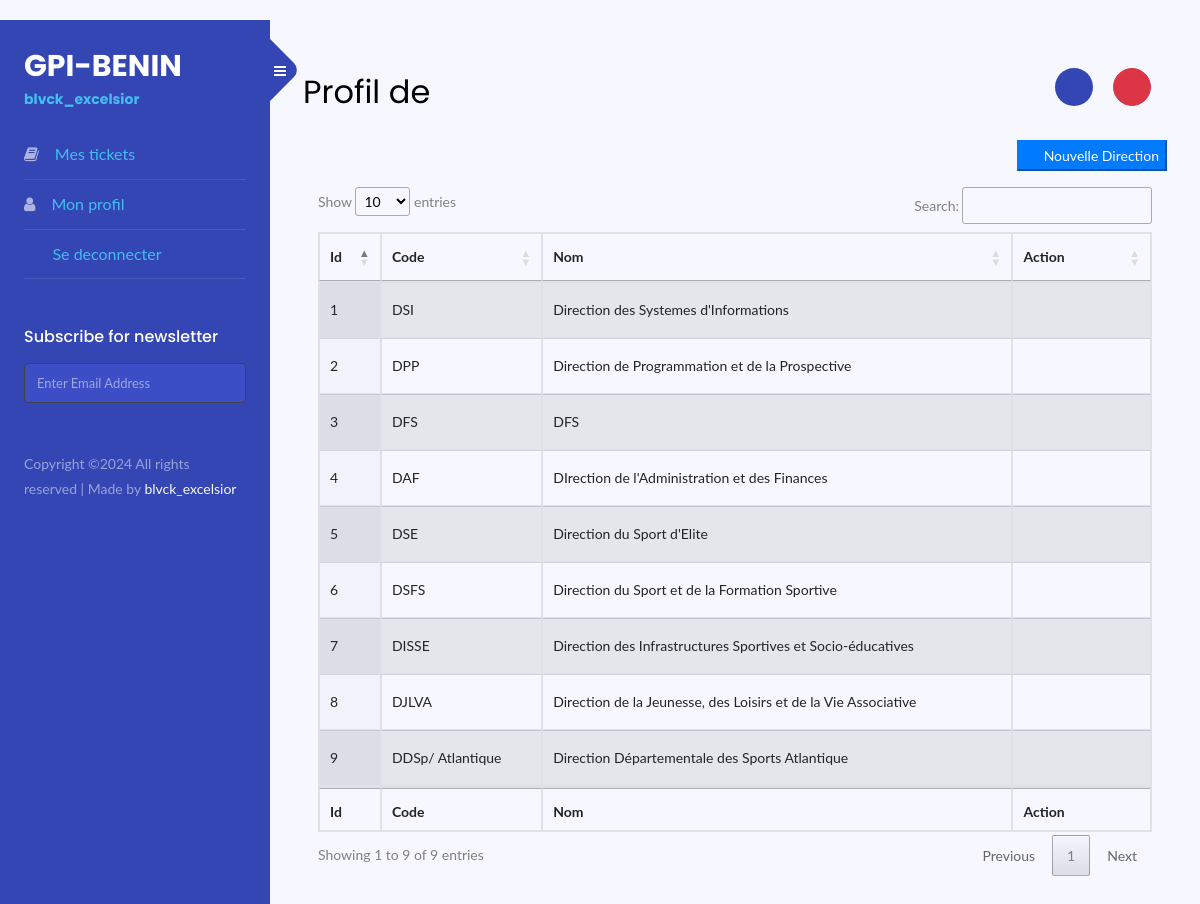
The app's page /directions/ with its own data.
### users/models.py (models this page shows, shortened)
class Direction(models.Model):
    code = models.CharField(_("Code de la direction"), max_length=50, unique=True)
    nom = models.CharField(_("Nom de la direction"), max_length=255, unique=True)
    created_at = models.DateTimeField(auto_now_add=True, null=True)
    updated_at = models.DateTimeField(auto_now=True)
    class Meta:
        verbose_name = 'Direction'
        verbose_name_plural = 'Directions'

### directions/views.py (the view)
# urls.py: path("", views.DirectionListView.as_view(), name="list-direction"),
class DirectionListView(View):
    template_name="directions/list.html"
    form_class= DirectionForm
    directions = Direction.objects.all()
    def get(self, request, *args, **kwargs):
        direction = request.GET.get("direction_id")
        return render(request, self.template_name, {"directions":self.directions, "direction": direction, "form": self.form_class()})

### directions/forms.py
class DirectionForm(forms.ModelForm):
    class Meta:
        model = Direction
        fields = "__all__"
        widgets = {
            "nom" : forms.TextInput(attrs={
                'class' : 'form-control',
            }),
            "code" : forms.TextInput(attrs={
                'class' : 'form-control',
            }),
        }

### templates/directions/list.html (shortened to what this page needs)
{% extends 'profile2.html' %}
{% load static %}
{% block main %}
  <div class="row d-flex mb-3">
    <button type="button" class="btn-primary ml-auto" id="addDirectionModal" data-bs-toggle="modal" data-bs-target="#addModal"><i class="bi bi-plus-circle mr-2"></i>Nouvelle Direction</button>
  </div>
  <table id="example" class="display table table-striped table-bordered" style="width:100%">
    <thead>
      <tr>
        <th>Id</th>
        <th>Code</th>
        <th>Nom</th>
        <th>Action</th>
      </tr>
    </thead>
    <tbody>
      {% for direction in directions %}
        <tr>
          <td>{{ direction.id }}</td>
          <td>{{ direction.code }}</td>
          <td>{{ direction.nom }}</td>
          <td>
            <button class="btn" type="button" data-bs-toggle="modal" data-bs-target="#exampleModal" data-bs-whatever="@mdo" data-direction-pk="{{ direction.id }}"><i class="bi bi-pencil-fill"></i></button>&nbsp;&nbsp;&nbsp;&nbsp;<button class="btn" type="button"><a class="text-decoration-none text-dark delete-link" href="{%  url "directions:delete-direction" direction.id %}"><i class="bi bi-trash3-fill"></i></a></button>
          </td>
        </tr>
      {% endfor %}
    </tbody>
    <tfoot>
      <tr>
        <th>Id</th>
        <th>Code</th>
        <th>Nom</th>
        <th>Action</th>
      </tr>
    </tfoot>
  </table>
{% endblock %}

### templates/profile2.html (shortened to what this page needs)
{% load static %}
<!doctype html>
<html lang="en">
  <head>
	<link rel="stylesheet" href="https://cdnjs.cloudflare.com/ajax/libs/font-awesome/4.7.0/css/font-awesome.css" />
	<link rel="stylesheet" href="https://stackpath.bootstrapcdn.com/font-awesome/4.7.0/css/font-awesome.min.css">
	<link rel="stylesheet" href="{% static "css/styles.css"%}">
	<link rel="stylesheet" href="{% static "css/jquery.dataTables.min.css"%}">
	<link rel="stylesheet" href="{% static "css/style.css"%}">
  </head>
  <body>
		<div class="wrapper d-flex align-items-stretch">
			<nav id="sidebar">
				<div class="custom-menu">
					<button type="button" id="sidebarCollapse" class="btn btn-primary">
	          <i class="fa fa-bars"></i>
	        </button>
        </div>
				<div class="p-4">
		  		<h1><a href="index.html" class="logo">GPI-BENIN <span>blvck_excelsior</span></a></h1>
	        <ul class="list-unstyled components mb-5">
			  {% if not user.is_superuser%}
	          <li>
                <a href="{% url "tickets:user-ticket" %}" class=""><i class="fa fa-book mr-3 "></i><span>Mes tickets</span></a>
	          </li>
			  {% endif %}
	          <li>
                <a href="{% url "employees:user-profile" %}" class="" aria-current="true"><i class="fa fa-user mr-3"></i><span>Mon profil</span></a>
	          </li>
			  <li>
                <a href="{% url "employees:logout" %}" class="" aria-current="true"><i class="bi bi-box-arrow-right mr-3"></i><span>Se deconnecter</span></a>
	          </li>
	        </ul>
	        <div class="mb-5">
						<h3 class="h6 mb-3">Subscribe for newsletter</h3>
				<form action="#" class="subscribe-form">
					<div class="form-group d-flex">
						<input type="text" class="form-control" placeholder="Enter Email Address">
					</div>
	          	</form>
			</div>
	        <div class="footer">
	        	<p>
						  Copyright &copy; All rights reserved | Made by  <a class="text-decoration-none text-light" href="https://github.com/20Frederic20" target="_blank">blvck_excelsior</a>
						  </p>
	        </div>
	      </div>
    	</nav>
      	<div id="content" class="p-4 p-md-5">
        	<div class="row justify-content-between">
				<h2 class="mb-4">Profil de {{ user.username }}</h2>
				<div>
					<button class="btn btn-gpi-primary rounded-pill mr-3"><a class="text-decoration-none text-light fw-bold fs-5" href="{% url "employees:index" %}"> <i class="bi bi-house-door-fill"></i>  </a></button>
					<button class="btn btn-danger rounded-pill mr-3"><a class="text-decoration-none text-light fw-bold fs-5" href="{% url "employees:logout" %}"><i class="bi bi-box-arrow-right"></i></a></button>
				</div>
			</div>
			{% block main %}{% endblock main %}
		</div>
	</div>
</body>
</html>

### static/css/style.css (style rules this page uses)
body { font-family: Lato, sans-serif !important; }
body { background-color: #fbfbfb; }
body { margin-top: 20px; background-color: #f7f7ff; }
.btn-gpi-primary { background-color: #3445b4 !important; opacity: 1; color: #fff !important; }

### records on screen
Direction: id "1", code "DSI", nom "Direction des Systemes d'Informations"
Direction: id "2", code "DPP", nom "Direction de Programmation et de la Prospective"
Direction: id "3", code "DFS", nom "DFS"
Direction: id "4", code "DAF", nom "DIrection de l'Administration et des Finances"
Direction: id "5", code "DSE", nom "Direction du Sport d'Elite"
Direction: id "6", code "DSFS", nom "Direction du Sport et de la Formation Sportive"
Direction: id "7", code "DISSE", nom "Direction des Infrastructures Sportives et Socio-éducatives"
Direction: id "8", code "DJLVA", nom "Direction de la Jeunesse, des Loisirs et de la Vie Associative"
Direction: id "9", code "DDSp/ Atlantique", nom "Direction Départementale des Sports Atlantique"
